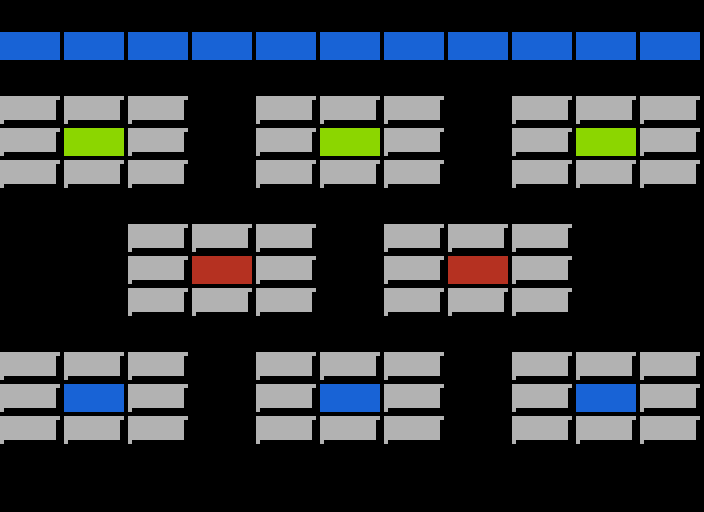

The image is a tile-based game level rendered from a .tmx file. Its description and complete source (layers, tilesets, objects, tile grids) follow:
An orthogonal 11x16 tile map with 64x32 px tiles, 1 tile layer (Level).

<map version="1.10" tiledversion="1.10.2" orientation="orthogonal" renderorder="right-down" width="11" height="16" tilewidth="64" tileheight="32" infinite="0" nextlayerid="2" nextobjectid="1">
 <tileset firstgid="1" name="tileset" tilewidth="64" tileheight="32" tilecount="12" columns="4">
  <image source="tileset.png" width="256" height="96" />
 </tileset>
 <layer id="1" name="Level" width="11" height="16">
  <data encoding="csv">
0,0,0,0,0,0,0,0,0,0,0,
6,6,6,6,6,6,6,6,6,6,6,
0,0,0,0,0,0,0,0,0,0,0,
9,9,9,0,9,9,9,0,9,9,9,
9,4,9,0,9,4,9,0,9,4,9,
9,9,9,0,9,9,9,0,9,9,9,
0,0,0,0,0,0,0,0,0,0,0,
0,0,9,9,9,0,9,9,9,0,0,
0,0,9,5,9,0,9,5,9,0,0,
0,0,9,9,9,0,9,9,9,0,0,
0,0,0,0,0,0,0,0,0,0,0,
9,9,9,0,9,9,9,0,9,9,9,
9,6,9,0,9,6,9,0,9,6,9,
9,9,9,0,9,9,9,0,9,9,9,
0,0,0,0,0,0,0,0,0,0,0,
0,0,0,0,0,0,0,0,0,0,0
</data>
 </layer>
</map>
